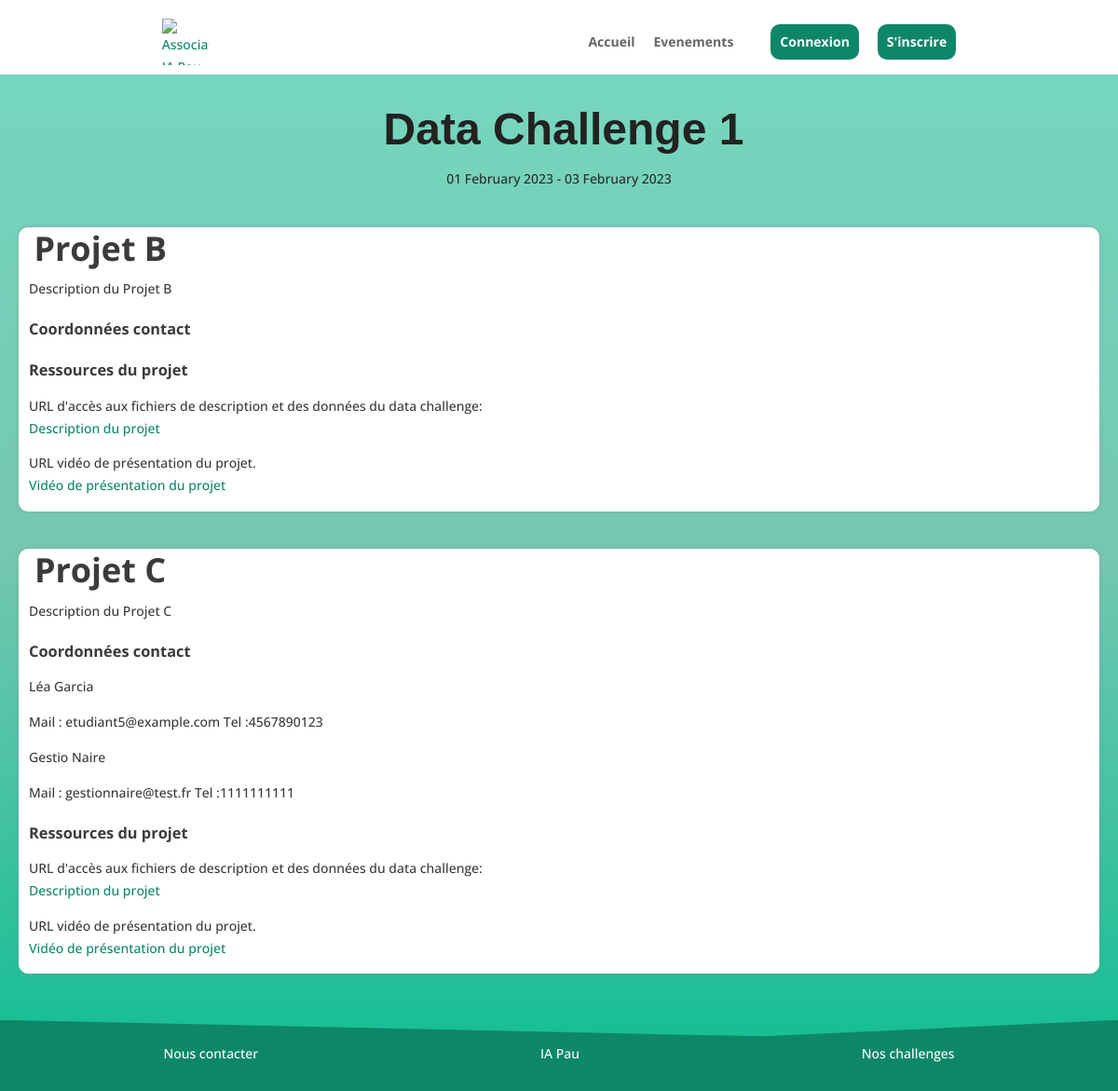
Screenshot of /?page=dataChallenge&challenge=3 with the database file from the repository.
### tables this page shows
CREATE TABLE Evenement(
    idEvenement int AUTO_INCREMENT,
    nomEvenement varchar(64) NOT NULL,
    dateDebut date,
    dateFin date,
    descriptionEvent varchar(264),
    imageEvent varchar(1024),
    typeEvenement varchar(30),
    PRIMARY KEY (idEvenement),
    CONSTRAINT check_typeEvenement CHECK (typeEvenement IN ('dataBattle', 'dataChallenge'))
);

CREATE TABLE ProjetData(
    idProjetData int NOT NULL AUTO_INCREMENT,
    idEvenement int NOT NULL,
  
    nomProjet varchar(512) NOT NULL,
    description varchar(1024),
    image varchar(1024),
    urlFichier varchar(1024),
    urlVideo varchar(1024),
    conseil varchar(1024),
    consigne varchar(1024),
    PRIMARY KEY (idProjetData),
    FOREIGN KEY (idEvenement) REFERENCES Evenement(idEvenement) ON DELETE CASCADE
 
);

CREATE TABLE Utilisateur(
    idUtilisateur int NOT NULL AUTO_INCREMENT,
    email varchar(64) NOT NULL,
    motDePasse varchar(255) NOT NULL,
    type varchar(30) NOT NULL,
    nomUtilisateur varchar(30) NOT NULL,
    prenomUtilisateur varchar(30) NOT NULL,
    numeroTel char(10) NOT NULL,
    niveauEtude varchar(2),
    ecole varchar(30),
    ville varchar(30),
    nomEntreprise varchar(30),
    dateDebutUtilisateur date,
    dateFinUtilisateur date,
    PRIMARY KEY (idUtilisateur),
 
    UNIQUE (email),
    CONSTRAINT check_numerotel CHECK (numeroTel REGEXP '^[0-9]{10}$'),
    CONSTRAINT check_niveauEtude CHECK (niveauEtude IN ('','L1', 'L2', 'L3', 'M1', 'M2', 'D')),
    CONSTRAINT check_type CHECK (type IN ('Etudiant', 'Gestionnaire', 'Administrateur'))
);

### action/bdd.php (called while the page is built, shortened)
<?php
require_once('database_login.php');
function connect()
{
    $connexion = null;
    global $username;
    global $password;
    global $bddname;
    global $port;
    try {
        $connexion = new PDO(
            'mysql:host=localhost;dbname=' . $bddname . ';charset=utf8' . ';port=' . $port,
            $username,
            $password
        );
    } catch (Exception $e) {
        die('Erreur : ' . $e->getMessage());
    }
    return $connexion;
}
function getEvenementbyID($id)
{
    try {
        $conn = connect();
        $sqlQuery = "SELECT idEvenement, nomEvenement, DATE_FORMAT(dateDebut, '%d %M %Y') AS dateD, DATE_FORMAT(dateFin, '%d %M %Y') AS dateF, descriptionEvent, imageEvent FROM Evenement WHERE idEvenement = :id";
        $statement = $conn->prepare($sqlQuery);
        $statement->bindParam(':id', $id);
        $statement->execute();
        $result = $statement->fetch();
        return $result;
    } catch (Exception $e) {
        die('Erreur : ' . $e->getMessage());
    }
}
    function getProjetData($idEvenement){
        try{
            $conn = connect();
            $sqlQuery = "SELECT * FROM ProjetData
                        WHERE idEvenement LIKE :idEvenement";
            $statement = $conn->prepare($sqlQuery);
            $statement->bindParam(':idEvenement', $idEvenement);
            $statement->execute();
            $result = $statement->fetchAll();
            return $result;
        }
        catch(Exception $e){
            die('Erreur : '.$e->getMessage());
        }
    }
function getSuperviseur($projet)
{
    try {
        $conn = connect();
        $sqlQuery = "SELECT Utilisateur.* FROM Utilisateur
                        INNER JOIN Superviser ON Utilisateur.idUtilisateur = Superviser.idGestionnaire
                        INNER JOIN ProjetData ON Superviser.idProjetData = ProjetData.idProjetData
                        WHERE ProjetData.nomProjet = :projet;";
        $statement = $conn->prepare($sqlQuery);
        $statement->bindParam(':projet', $projet);
        $statement->execute();
        $result = $statement->fetchAll();
        return $result;
    } catch (Exception $e) {
        die('Erreur : ' . $e->getMessage());
    }
}
?>

### pages/dataChallenge.php (the view, shortened to what this page needs)
<link rel="stylesheet" href="styles/component/evenements.css" />
<div class="data-event">
<?php
    if(isset($_GET['challenge'])){
        $id = $_GET['challenge'];
    }
    else {
        echo "Bad request ";
        exit();
    }
    $challenge = getEvenementbyID($id);
    $projets = getProjetData($id);
    echo '<h1 class="data-name">'. $challenge['nomEvenement'] . '</h3>';
    echo '<p class="date">'. $challenge['dateD'].' - '.$challenge['dateF'].'</p>';
    echo '<div class=liste-projet>';
    foreach ($projets as $projet){
        echo '  <div class=projet>';
        echo '      <div class = "en-tete">';
        echo '          <div class = "desc">';
        echo '              <div class = "title-projet">';
        echo '                  <h2>'. $projet['nomProjet'] . '</h2>';
        echo '              </div>';
        echo '              <div class = "description">';
        echo                    $projet['description'];
        echo '              </div>';
        echo '          </div>';
        echo '      </div>';
        $gestionnaires = getSuperviseur($projet['nomProjet']);
        echo '      <div class="contact-projet">';
        echo '          <h3> Coordonnées contact </h3>';
        foreach ($gestionnaires as $gestionnaire){
            echo '      <div class = "contact-gestionnaire">';
            echo '          <p>'.$gestionnaire['prenomUtilisateur'].' ' . $gestionnaire['nomUtilisateur'].'</p>';
            echo '          <p> Mail : ' .$gestionnaire['email'] .' Tel :'. $gestionnaire['numeroTel'] .'</p>';
            echo '      </div>';
        }
        echo '      </div>';
        echo '      <div class="ressources-projet">';
        echo '          <h3> Ressources du projet </h3>';
        echo '          <p>URL d\'accès aux fichiers de description et des données du data challenge: </p>';
        echo '          <a href ='.$projet['urlFichier'].'>Description du projet</a>';
        echo '          <p>URL vidéo de présentation du projet.</p>';
        echo '          <a href ='.$projet['urlVideo'].'>Vidéo de présentation du projet</a>';
        echo '      </div>';
        echo '  </div>';
    }
    echo '</div>';
?>
</div>

### styles/global.css (style rules this page uses)
body { position: relative; margin: 0; padding-bottom: 6rem; min-height: 100%; font-family: Open Sans,Arial,sans-serif; font-size: 14px; color: #2b2b2b; line-height: 1.7em; font-weight: 500; background-color: rgb(255, 255, 255); background-image: url(/images/background.png); }
html { height: 100%; box-sizing: border-box; }
*, *:before, *:after { box-sizing: inherit; }
#content h1 { margin-top: 30px; margin-left: 10px; font-family: 'Ubuntu',Helvetica,Arial,Lucida,sans-serif; font-weight: 700; font-size: 48px; color: #192231; line-height: 1.2em; }

### styles/component/accueil.css (style rules this page uses)
p { margin-bottom: 0; }

### styles/component/evenements.css (style rules this page uses)
.liste-projet { display: flex; flex-direction: column; }
.data-event { padding-bottom: 50px; margin-bottom: -40px; background-image: linear-gradient(180deg,#76d6be 0%,#75c7b1 50%,#17be95 100%); background-color: #17be95; min-height: 900px; }
.data-name { padding-top: 30px; display: flex; justify-content: center; color: #222222 !important; }
.date { display: flex; justify-content: center; margin-bottom: 20px; margin-top: -20px; }
.projet { margin: 20px; border: 1px solid #ffffff; box-shadow: 0 0 5px rgba(134, 134, 134, 0.4); border-radius: 10px; padding: 10px; color: #3b3b3b; background-color: rgb(255, 255, 255); }
.en-tete { display: flex; align-items: flex-start; justify-content: flex-start; }
.title-projet { margin-bottom: 20px; text-align: center; font-size: x-large; }
.contact-projet { margin-top: 20px; }
.contact-gestionnaire { margin-bottom: 10px; }
.ressources-projet { margin-top: 20px; }
h2, h3 { margin: 0; }
a { color: #0e8769; text-decoration: none; display: flex; margin-bottom: 5px; }

### rows the page displays
evenement: nomEvenement "Data Challenge 1"
projetdata: nomProjet "Projet B", description "Description du Projet B"
projetdata: nomProjet "Projet C", description "Description du Projet C"
utilisateur: prenomUtilisateur "Léa", nomUtilisateur "Garcia", email "etudiant5@example.com", numeroTel "4567890123"
utilisateur: prenomUtilisateur "Gestio", nomUtilisateur "Naire", email "gestionnaire@test.fr", numeroTel "1111111111"

### other values shown
$challenge['dateD'] "01 February 2023"
$challenge['dateF'] "03 February 2023"
